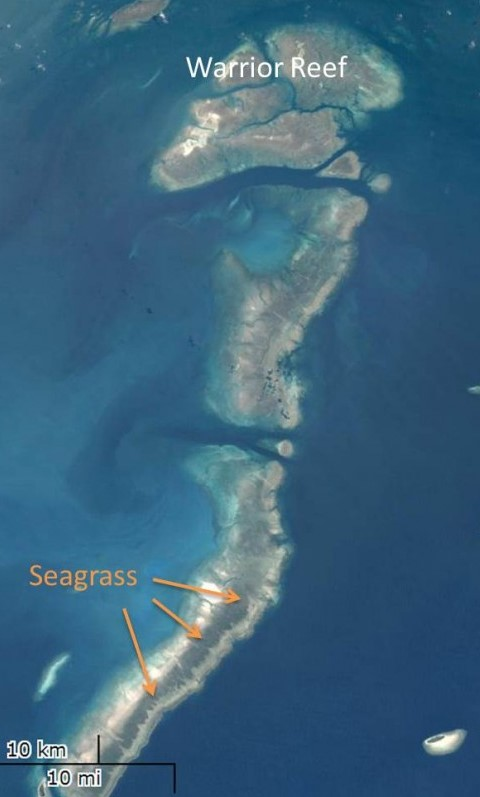
#> input picture pureWater2.jpg, 480 x 797 px
$ python TestWaterDetector.py
#> lines starting #> are read from the running program, lines starting #| are printed output that depends on the picture

# [85 lines of commented-out code are left out]

import cv2
import numpy as np
from keras.models import model_from_json

original = cv2.imread("pureWater2.jpg")
#> original is the input picture: shape (797, 480, 3); mean B, G, R 125.6, 100.6, 60
image_to_compare = cv2.imread("Satellite-image-of-oil-pollution.png")
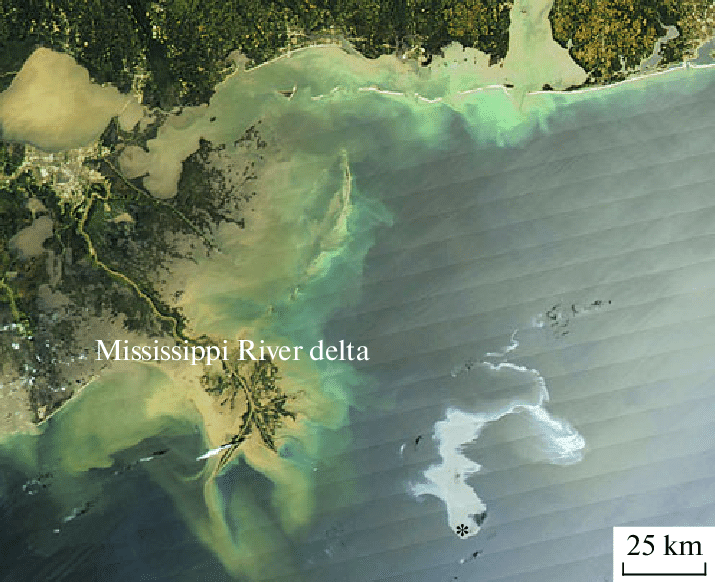
#> input picture Satellite-image-of-oil-pollution.png, 715 x 582 px
#> image_to_compare is the input picture: shape (582, 715, 3); mean B, G, R 107.1, 130.7, 114.3

original = cv2.resize(original, (1000, 650))
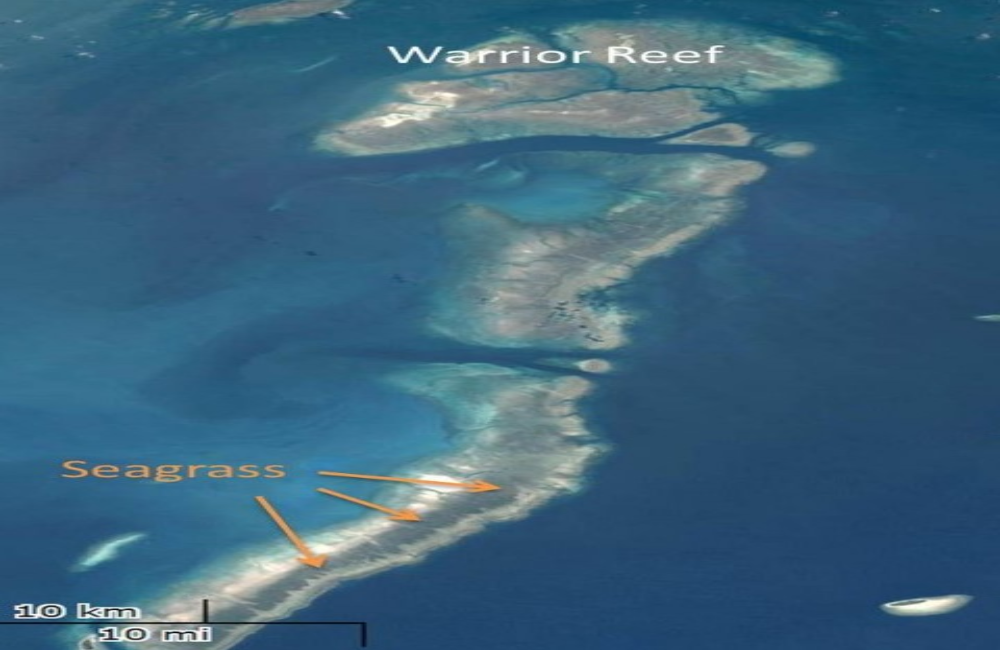
#> original: shape (650, 1000, 3); mean B, G, R 125.5, 100.5, 59.9
image_to_compare = cv2.resize(image_to_compare, (1000, 650))
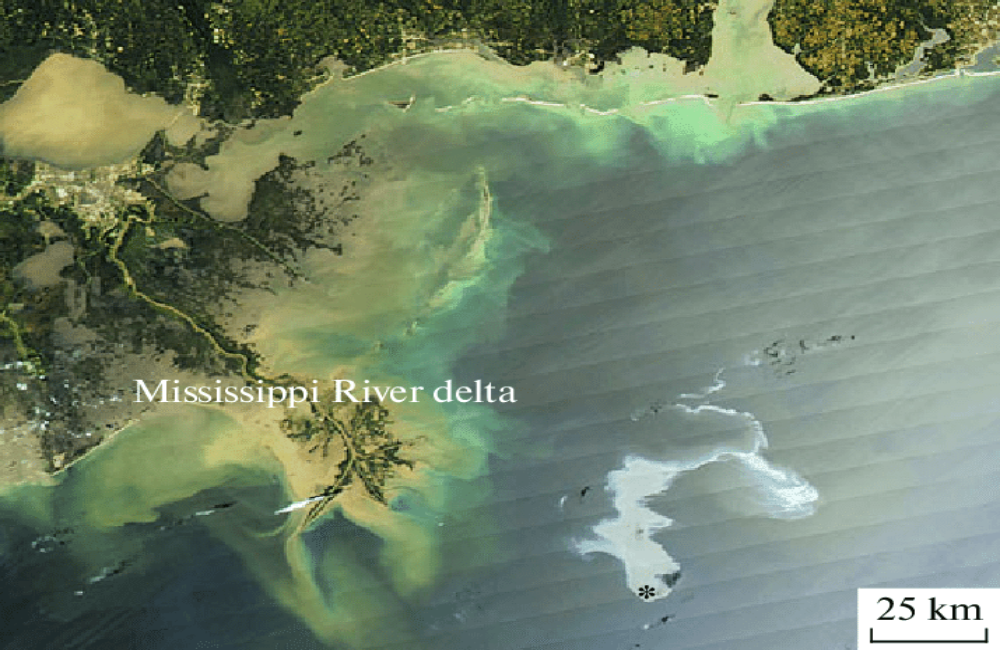
#> image_to_compare: shape (650, 1000, 3); mean B, G, R 107, 130.6, 114.2

# find the key points of both images and find their similarities
orb = cv2.ORB_create()
kp_1, desc_1 = orb.detectAndCompute(original, None)
#> kp_1 = 500 keypoints; strongest (x, y, size): (120, 610, 31), (106, 610, 31), (116, 611, 31), (106, 615, 31)
kp_2, desc_2 = orb.detectAndCompute(image_to_compare, None)
#> kp_2 = 500 keypoints; strongest (x, y, size): (954, 618, 31), (933, 618, 31), (887, 602, 44.6), (962, 607, 31)

# find match between key points
matcher = cv2.BFMatcher(cv2.NORM_HAMMING)
matches = matcher.knnMatch(desc_1, desc_2, k=2)
#> matches = 500 matches

# find the good key points of all
good = []
for m,n in matches:
    if m.distance < 0.7*n.distance:
        good.append([m])
#> after the loop, good = []

final_image = cv2.drawMatchesKnn(original, kp_1, image_to_compare, kp_2, good, None)
final_image = cv2.resize(final_image, (1000, 650))
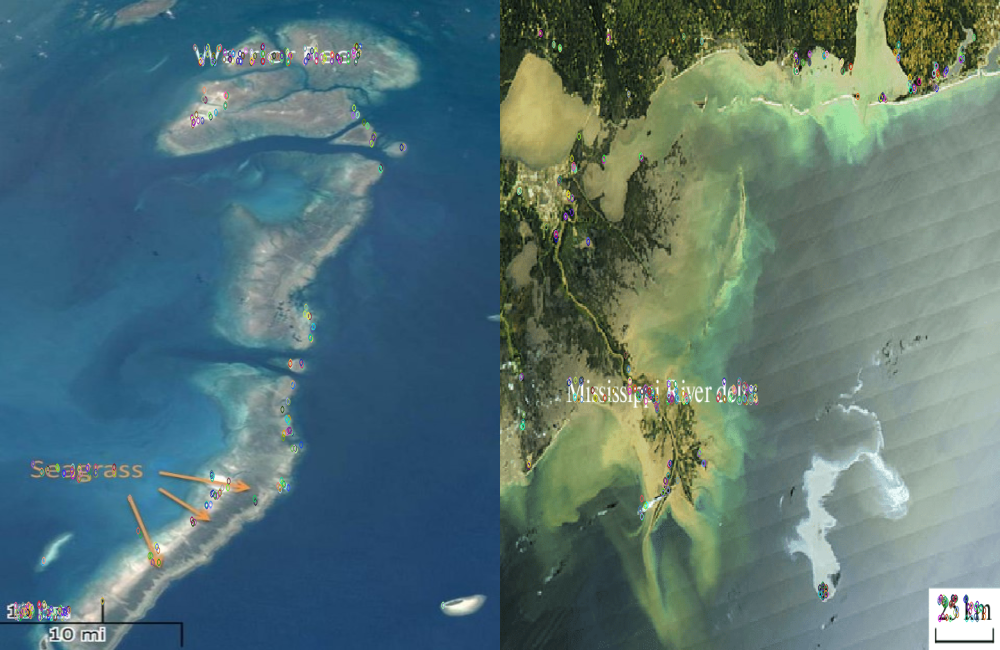
#> final_image: shape (650, 1000, 3); mean B, G, R 116.3, 115.5, 87.1

if original.shape == image_to_compare.shape:
    difference = cv2.subtract(original, image_to_compare)
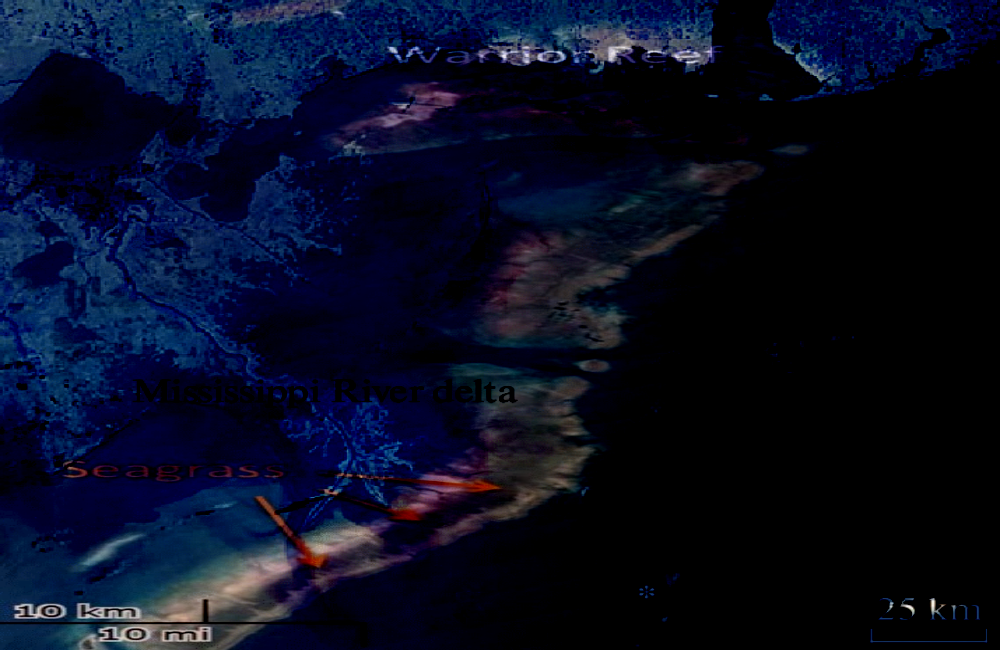
#> difference: shape (650, 1000, 3); mean B, G, R 33.8, 12.5, 7.4
    b, g, r = cv2.split(difference)
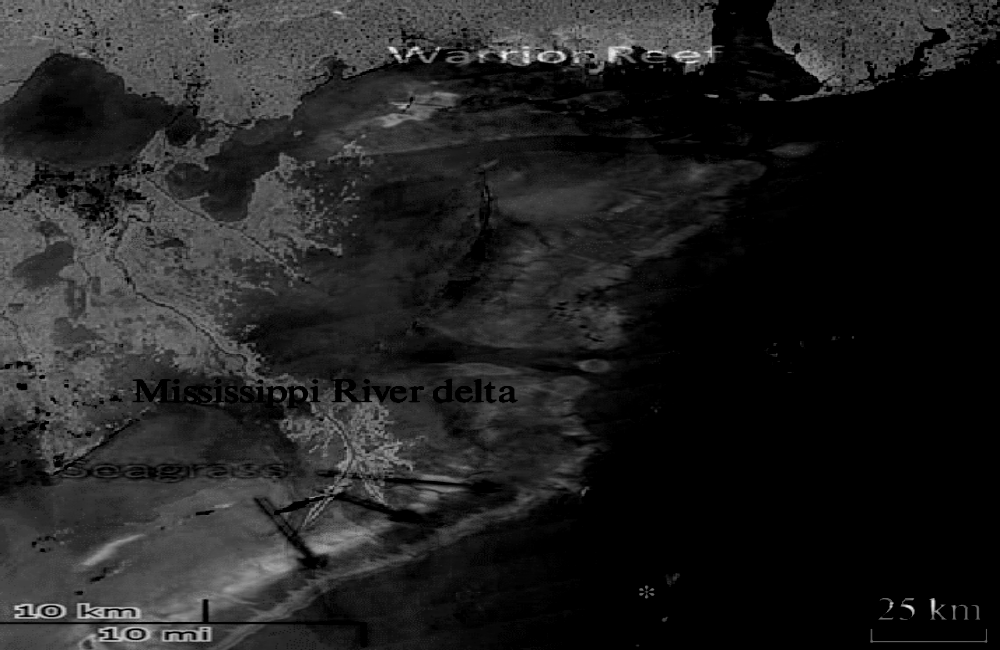
#> b: shape (650, 1000); min 0, max 245, mean 33.8
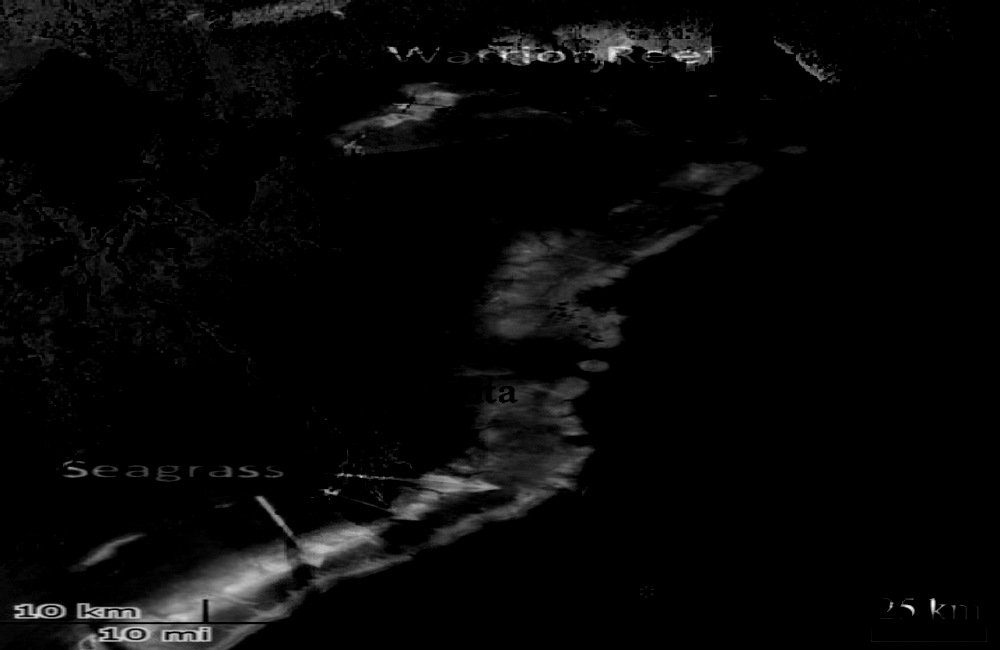
#> r: shape (650, 1000); min 0, max 246, mean 7.4

    if cv2.countNonZero(b) == 0 and cv2.countNonZero(g) == 0 and cv2.countNonZero(r) == 0:
        print("Water is Drinkable")

    elif len(good) >= 500:
        print("Water is Drinkable")

    else:
        print("Water is Not Drinkable")

cv2.imshow("matches", final_image)

# [4 lines of commented-out code are left out]

cv2.waitKey(0)
cv2.destroyAllWindows()
